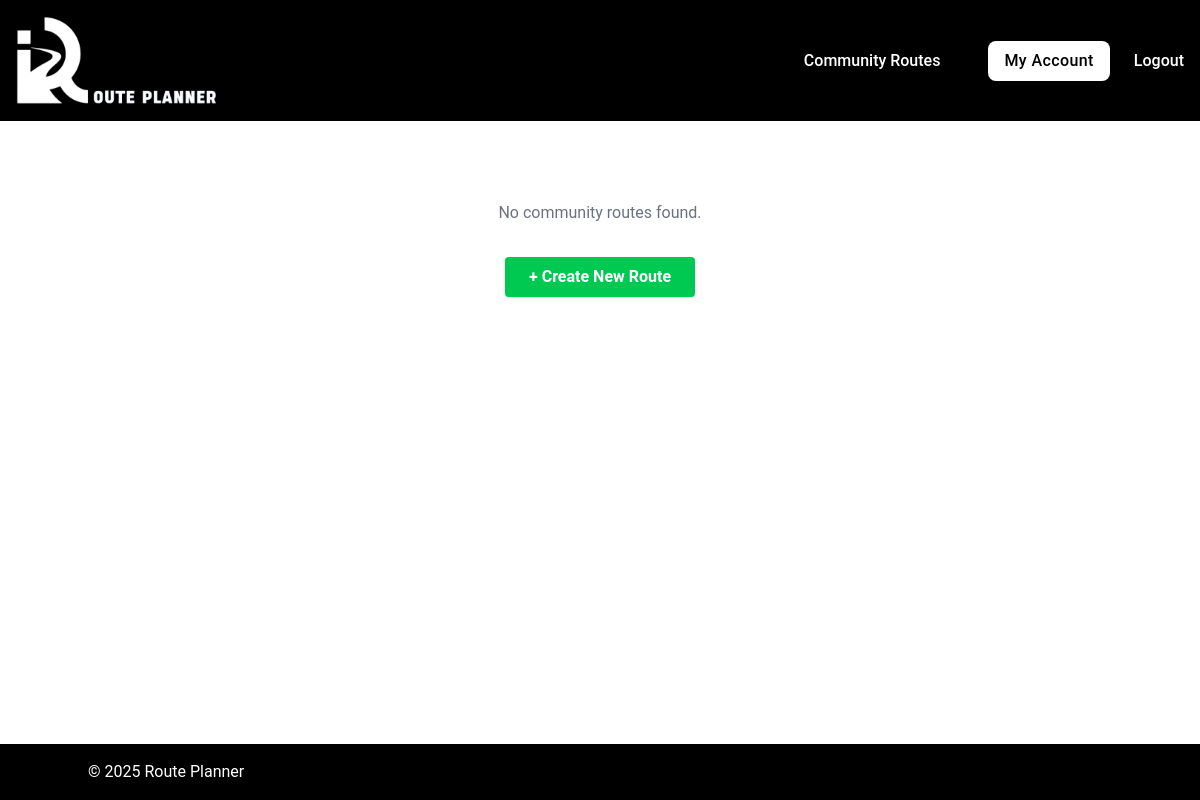
Page /routes (signed in) on the earlier database version.
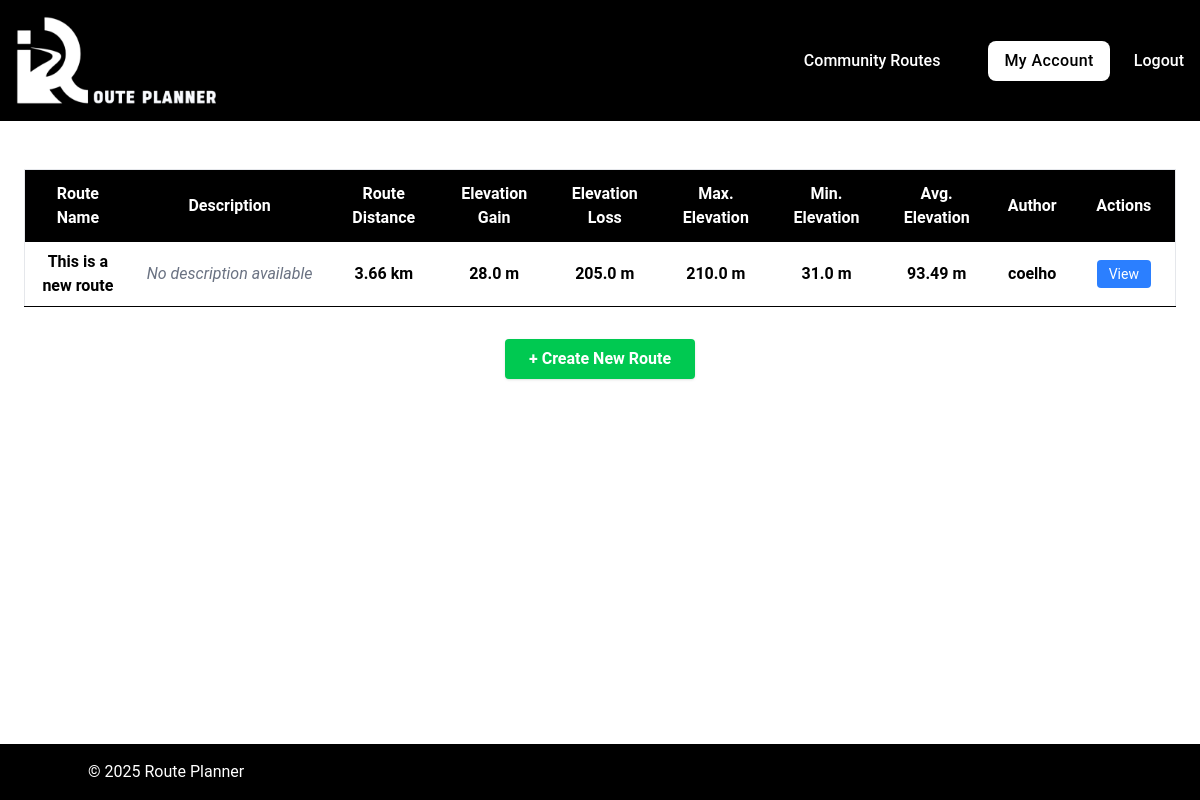
Same page on the later database version.
### tables this page shows
CREATE TABLE routes (
id INTEGER PRIMARY KEY,
user_id INTEGER NOT NULL,
name TEXT NOT NULL,
description TEXT,
coordinates TEXT NOT NULL, elevation_gain REAL DEFAULT 0, elevation_loss REAL DEFAULT 0, max_elevation REAL DEFAULT 0, min_elevation REAL DEFAULT 0, avg_elevation REAL DEFAULT 0, total_distance REAL DEFAULT 0, map_image_url TEXT,
FOREIGN KEY (user_id) REFERENCES users(id)
);

CREATE TABLE users (
id INTEGER PRIMARY KEY,
username TEXT NOT NULL UNIQUE,
email TEXT NOT NULL UNIQUE,
password TEXT NOT NULL
, profile_picture TEXT DEFAULT NULL);

### app.py (the view)
@app.route("/routes")
@login_required
def all_routes():
    routes = query_db("""
        SELECT routes.*, users.username, users.id
        FROM routes
        JOIN users ON routes.user_id = users.id
    """)
    user_id = session.get("user_id")
    return render_template(
        "routes/all_routes.html",
        routes = routes,
        user_id = user_id
        )

### helpers.py (called while the page is built)
def get_db():
    db = getattr(g, "_database", None)
    if db is None:
        db = g._database = sqlite3.connect(DATABASE)
        db.row_factory = sqlite3.Row # Allows accessing columns by name
    return db

def close_connection(exception):
    db = getattr(g, "_database", None)
    if db is not None:
        db.close()

def query_db(query, args = (), commit = False):
    connection = get_db()
    current = connection.cursor()
    current.execute(query, args)
    if commit:
        connection.commit()
    else:
        return current.fetchall()

def login_required(f):
    @wraps(f)
    def decorated_function(*args, **kwargs):
        if "user_id" not in session:
            flash("Please log in to access this page.", "error")
            return redirect("/login")
        return f(*args, **kwargs)
    return decorated_function

### templates/routes/all_routes.html (shortened to what this page needs)
{% extends "base.html" %}
{% block main %}
  <div class="max-w-7xl mx-auto my-[2%] p-6">
    {% if routes %}
      <div class="overflow-x-auto">
        <table class="min-w-full bg-white border border-gray-200">
          <thead class="bg-black text-white sticky top-0 z-10">
            <tr>
              <th class="py-3 px-4 text-center">Route Name</th>
              <th class="py-3 px-4 text-center">Description</th>
              <th class="py-3 px-4 text-center">Route Distance</th>
              <th class="py-3 px-4 text-center">Elevation Gain</th>
              <th class="py-3 px-4 text-center">Elevation Loss</th>
              <th class="py-3 px-4 text-center hidden sm:table-cell">Max. Elevation</th>
              <th class="py-3 px-4 text-center hidden sm:table-cell">Min. Elevation</th>
              <th class="py-3 px-4 text-center hidden md:table-cell">Avg. Elevation</th>
              <th class="py-3 px-4 text-center hidden sm:table-cell">Author</th>
              <th class="py-3 px-4 text-center">Actions</th>
            </tr>
          </thead>
          <tbody>
            {% for route in routes %}
              <tr class="border-b hover:bg-blue-50 text-center">
                <td class="py-2 px-4 font-semibold">{{ route.name }}</td>
                <td class="py-2 px-4 truncate max-w-xs text-gray-700">
                  {% if route.description %}
                    {{ route.description }}
                  {% else %}
                    <span class="text-gray-500 italic">No description available</span>
                  {% endif %}
                </td>
                <td class="py-2 px-4 font-semibold">{{ route.total_distance }} km</td>
                <td class="py-2 px-4 font-semibold">{{ route.elevation_gain }} m</td>
                <td class="py-2 px-4 font-semibold">{{ route.elevation_loss }} m</td>
                <td class="py-2 px-4 font-semibold hidden sm:table-cell">{{ route.max_elevation }} m</td>
                <td class="py-2 px-4 font-semibold hidden sm:table-cell">{{ route.min_elevation }} m</td>
                <td class="py-2 px-4 font-semibold hidden md:table-cell">{{ route.avg_elevation }} m</td>
                <td class="py-2 px-4 font-semibold hidden sm:table-cell">{{ route.username }}</td>
                <td class="py-2 px-4 space-x-2 text-center">
                  <a
                    class="inline-block bg-blue-500 hover:bg-blue-600 text-white px-3 py-1 rounded text-sm my-2 mx-2"
                    href="/route/{{ route.id }}">
                    View
                  </a>
                </td>
              </tr>
            {% endfor %}
          </tbody>
        </table>
      </div>
    {% else %}
      <p class="text-center text-gray-500 mt-8">
        No community routes found.
      </p>
    {% endif %}
    <div class="mt-8 flex justify-center">
      <a
        class="bg-green-500 hover:bg-green-600 text-white font-bold py-2 px-6 rounded shadow"
        href="/">
        + Create New Route
      </a>
    </div>
  </div>
{% endblock %}

### templates/base.html (shortened to what this page needs)
<!DOCTYPE html>
<html lang="en" class="h-full">
  <head>
    {% block head %}
    <script src="https://cdn.jsdelivr.net/npm/@tailwindcss/browser@4"></script>
    <link rel="stylesheet" href="/static/css/styles.css" />
    {% endblock %}
  </head>
  <body class="flex flex-col min-h-full">
    <header class="bg-black text-white p-4 font-medium text-">
      <nav>
        <div class="hidden md:flex md:items-center">
          <a href="/" class="shrink-0 mr-8">
            <img
              class="w-50"
              src="/static/images/uploads/logo_2_no_background.png"
              alt="Route Planner logo"
            />
          </a>
          <ul class="flex items-center space-x-6 ml-auto">
            {% if session.get('user_id') %}
            <li>
              <a href="/routes" class="hover:underline">Community Routes</a>
            </li>
            <li>
              <a href="/profile">
                <button class="bg-white text-black px-4 py-2 rounded-lg hover:bg-gray-100 cursor-pointer tracking-wide">
                  My Account
                </button>
              </a>
            </li>
            <li>
              <a href="/logout" class="hover:underline">Logout</a>
            </li>
            {% endif %}
          </ul>
        </div>
      </nav>
    </header>
    <main class="flex-grow">
      {% block main %}{% endblock %}
    </main>
    <footer class="bg-black text-white p-4">
      <div class="container mx-auto">
        <p class="text-left">&copy; 2025 Route Planner</p>
      </div>
    </footer>
  </body>
</html>

### static/css/styles.css (style rules this page uses)
body { font-family: 'Roboto', -apple-system, BlinkMacSystemFont, 'Segoe UI', sans-serif; }

Differences in the rows shown:
added routes: name "This is a new route", description "No description available", total_distance "3.66", elevation_gain "28.0", elevation_loss "205.0", max_elevation "210.0", min_elevation "31.0", avg_elevation "93.49", username "coelho"
Other differences:
text no longer shown: "No community routes found."
text now shown: "Route Name Description Route Distance Elevation Gain Elevation Loss Max. Elevation Min. Elevation Avg. Elevation Author Actions"
